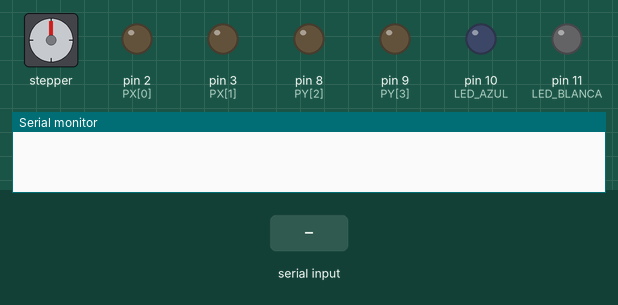
Simulated run of this sketch. Board: Arduino Nano, built with avr-gcc and run on an emulated ATmega328P. Shown: stepper motor, output pins drawn as LEDs (lit = HIGH), the last lines printed to the serial monitor. Wiring (inferred from the names in the program): stepper motor (2048 steps per turn assumed): coils pin 4, pin 5, pin 6, pin 7. The test bench sets the inputs (shaded band). Pins used as bus, display or sensor lines are not drawn.

Above: at 1.2 s.
1.3 s: "M90\n" received over Serial
At 1.47 s:
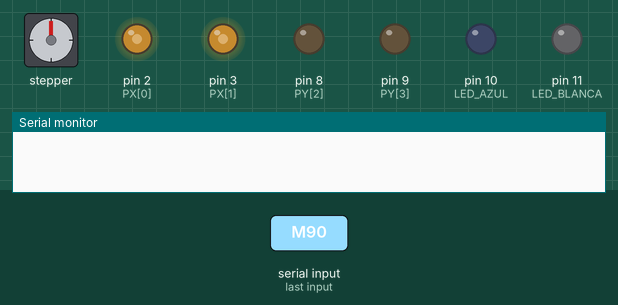
3.0 s: "L90\n" received over Serial
At 4.0 s:
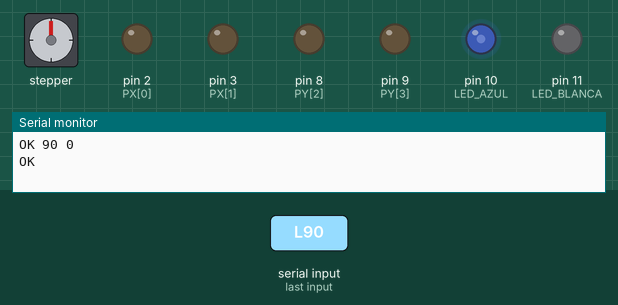
4.5 s: "M 45\n" received over Serial
At 4.65 s:
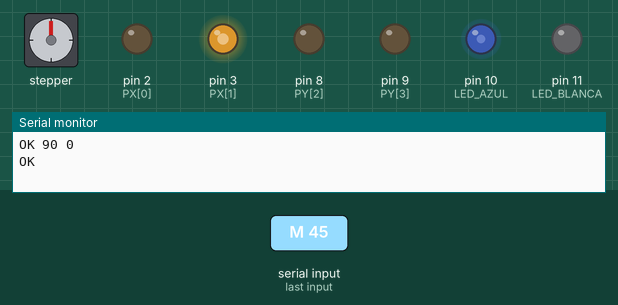
6.1 s: "R90\n" received over Serial
At 6.28 s:
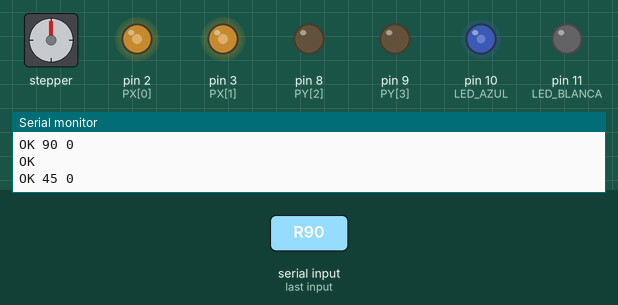
7.8 s: "R 45\n" received over Serial
At 9.1 s:
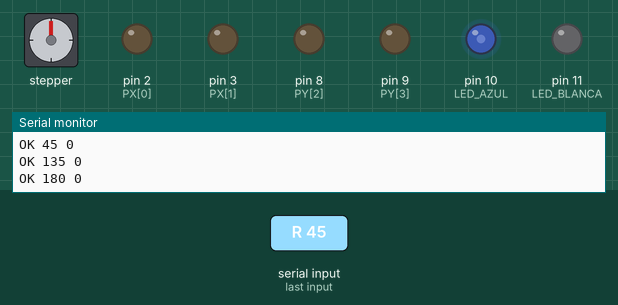
9.4 s: "M\n" received over Serial
At 9.68 s:
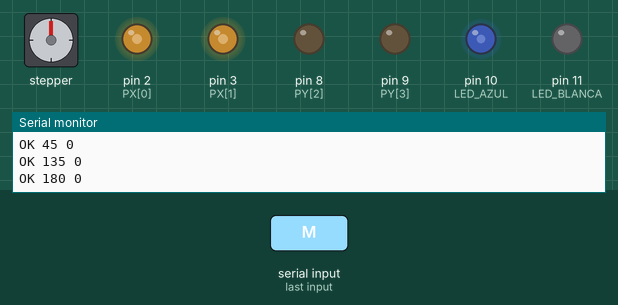
Timing chart, 0 to 12.3 s (numbered marks = the images above; inputs shaded):
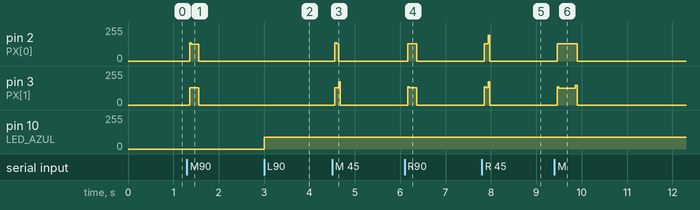

Measured:
- after the input at 1.3 s, pin 2 (PX[0]): 0/255 → 126/255 after 0.06 s, → 0/255 0.20 s later; pin 3 (PX[1]): 0/255 → 129/255 after 0.06 s, → 0/255 0.20 s later
- after the input at 3.0 s, pin 10 (LED_AZUL): 0/255 → 90/255 at once
- after the input at 4.5 s, pin 2 (PX[0]): 0/255 → 137/255 after 0.06 s, → 129/255 0.04 s later, → 0/255 0.04 s later; pin 3 (PX[1]): 0/255 → 129/255 after 0.06 s, → 0/255 0.08 s later
- after the input at 6.1 s, pin 2 (PX[0]), pin 3 (PX[1]): 0/255 → 129/255 after 0.06 s, → 0/255 0.20 s later
- after the input at 7.8 s, pin 2 (PX[0]): 0/255 → 129/255 after 0.06 s, → 0/255 0.08 s later; pin 3 (PX[1]): 0/255 → 137/255 after 0.06 s, → 129/255 0.04 s later, → 176/255 0.04 s later, → 0/255 0.04 s later
- after the input at 9.4 s, pin 2 (PX[0]): 0/255 → 129/255 after 0.06 s, → 0/255 0.44 s later; pin 3 (PX[1]): 0/255 → 126/255 after 0.06 s, → 0/255 0.40 s later

The sketch:

microalerta_platina.ino
```cpp
// MicroAlerta: platina con dos motores 28BYJ-48 (drivers ULN2003) en las perillas X e Y
// y dos luces (LED azul para el Rojo de Nilo y LED blanco), controlada por el computador.
//
// Conexiones (Arduino Nano):
//   Motor X  -> ULN2003 IN1..IN4 = D2, D3, D4, D5
//   Motor Y  -> ULN2003 IN1..IN4 = D6, D7, D8, D9
//   LED azul -> D10 (PWM) a través de un transistor o MOSFET (no directo al pin si consume más de 20 mA)
//   LED blanco -> D11 (PWM), igual
//   Fuente de 5 V 2 A para los motores; GND común con el Arduino.
//
// Órdenes por el puerto serie (115200 baudios, una por línea). Responde una línea por orden:
//   ?            -> MICROALERTA 1
//   M x y        -> va a la posición absoluta (pasos) y responde OK x y
//   R dx dy      -> se mueve en pasos relativos y responde OK x y
//   Z            -> la posición actual pasa a ser 0 0 (OK 0 0)
//   P            -> POS x y
//   L azul blanca-> brillo de las luces, 0 a 255 (OK)
//   V us         -> microsegundos entre pasos (por defecto 2500; menos = más rápido, puede perder pasos)
// Después de cada movimiento apaga las bobinas: la caja reductora del motor sostiene la perilla
// y así los motores no se calientan.

const byte PX[4] = {2, 3, 4, 5};
const byte PY[4] = {6, 7, 8, 9};
const byte LED_AZUL = 10;
const byte LED_BLANCA = 11;

// paso completo con dos bobinas: 2048 pasos por vuelta del eje de salida
const byte SECUENCIA[4][4] = {{1, 1, 0, 0}, {0, 1, 1, 0}, {0, 0, 1, 1}, {1, 0, 0, 1}};

long posX = 0, posY = 0;
byte faseX = 0, faseY = 0;
unsigned int esperaUs = 2500;
String linea = "";

void bobinas(const byte *pines, byte fase) {
  for (byte i = 0; i < 4; i++) digitalWrite(pines[i], SECUENCIA[fase][i]);
}

void soltar(const byte *pines) {
  for (byte i = 0; i < 4; i++) digitalWrite(pines[i], LOW);
}

void moverEje(const byte *pines, byte &fase, long &pos, long destino) {
  while (pos != destino) {
    if (destino > pos) { fase = (fase + 1) & 3; pos++; }
    else               { fase = (fase + 3) & 3; pos--; }
    bobinas(pines, fase);
    delayMicroseconds(esperaUs);
  }
  delay(20);
  soltar(pines);
}

void irA(long x, long y) {
  moverEje(PX, faseX, posX, x);
  moverEje(PY, faseY, posY, y);
}

void responderPos(const char *pre) {
  Serial.print(pre); Serial.print(' ');
  Serial.print(posX); Serial.print(' ');
  Serial.println(posY);
}

void ejecutar(String s) {
  s.trim();
  if (s.length() == 0) return;
  char c = s.charAt(0);
  String resto = s.substring(1);
  resto.trim();
  int esp = resto.indexOf(' ');
  long a = resto.toInt();
  long b = esp >= 0 ? resto.substring(esp + 1).toInt() : 0;
  switch (c) {
    case '?': Serial.println("MICROALERTA 1"); break;
    case 'M': irA(a, b); responderPos("OK"); break;
    case 'R': irA(posX + a, posY + b); responderPos("OK"); break;
    case 'Z': posX = 0; posY = 0; responderPos("OK"); break;
    case 'P': responderPos("POS"); break;
    case 'L': analogWrite(LED_AZUL, constrain(a, 0, 255)); analogWrite(LED_BLANCA, constrain(b, 0, 255));
              Serial.println("OK"); break;
    case 'V': esperaUs = constrain(a, 800, 20000); Serial.println("OK"); break;
    default:  Serial.println("ERR orden desconocida");
  }
}

void setup() {
  for (byte i = 0; i < 4; i++) { pinMode(PX[i], OUTPUT); pinMode(PY[i], OUTPUT); }
  pinMode(LED_AZUL, OUTPUT);
  pinMode(LED_BLANCA, OUTPUT);
  soltar(PX); soltar(PY);
  analogWrite(LED_AZUL, 0); analogWrite(LED_BLANCA, 0);
  Serial.begin(115200);
}

void loop() {
  while (Serial.available()) {
    char ch = Serial.read();
    if (ch == '\n' || ch == '\r') {
      if (linea.length()) ejecutar(linea);
      linea = "";
    } else if (linea.length() < 40) {
      linea += ch;
    }
  }
}
```
